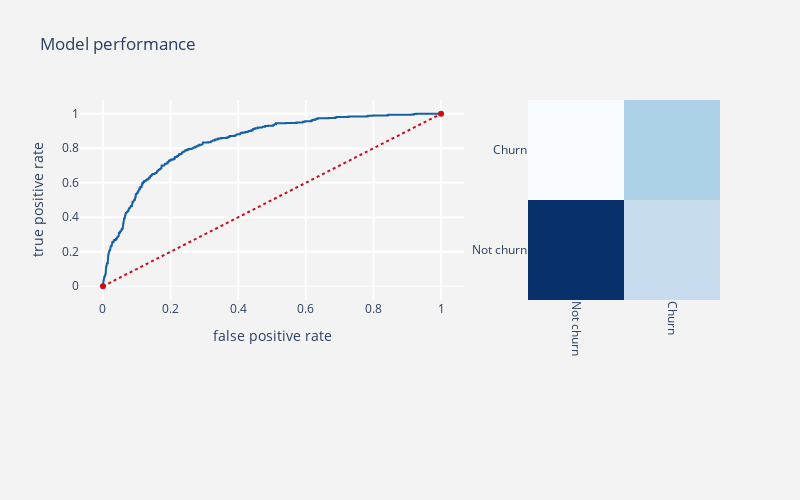

This figure's notebook cell:
### Markdown cell above
### Gaussian Naive Bayes

### Code cell
from sklearn.naive_bayes import GaussianNB
gnb = GaussianNB(priors=None)

telecom_churn_prediction_alg(gnb,X_train,X_test,y_train,y_test)

### Figure 1 — Plotly figure (JSON) as saved in the notebook; plotly's stock layout.template omitted (floating-point values rounded to 4 significant figures; data arrays with more than 128 entries replaced by an {"elided": "..."} marker saying what was removed)
{"data": [{"line": {"color": "rgb(22, 96, 167)", "width": 2}, "name": "Roc : 0.7704548380866543", "type": "scatter", "x": {"elided": "492 float values"}, "y": {"elided": "492 float values"}}, {"line": {"color": "rgb(205, 12, 24)", "dash": "dot", "width": 2}, "type": "scatter", "x": [0, 1], "y": [0, 1]}, {"colorscale": [[0, "rgb(247,251,255)"], [0.125, "rgb(222,235,247)"], [0.25, "rgb(198,219,239)"], [0.375, "rgb(158,202,225)"], [0.5, "rgb(107,174,214)"], [0.625, "rgb(66,146,198)"], [0.75, "rgb(33,113,181)"], [0.875, "rgb(8,81,156)"], [1, "rgb(8,48,107)"]], "name": "matrix", "showscale": false, "type": "heatmap", "x": ["Not churn", "Churn"], "xaxis": "x2", "y": ["Not churn", "Churn"], "yaxis": "y2", "z": [[955, 313], [104, 386]]}], "layout": {"autosize": false, "height": 500, "margin": {"b": 200}, "paper_bgcolor": "rgb(243,243,243)", "plot_bgcolor": "rgb(243,243,243)", "showlegend": false, "title": {"text": "Model performance"}, "width": 800, "xaxis": {"domain": [0, 0.6], "gridcolor": "rgb(255, 255, 255)", "gridwidth": 2, "ticklen": 5, "title": {"text": "false positive rate"}}, "xaxis2": {"domain": [0.7, 1], "gridcolor": "rgb(255, 255, 255)", "tickangle": 90}, "yaxis": {"gridcolor": "rgb(255, 255, 255)", "gridwidth": 2, "ticklen": 5, "title": {"text": "true positive rate"}, "zerolinewidth": 1}, "yaxis2": {"anchor": "x2", "gridcolor": "rgb(255, 255, 255)"}}}
